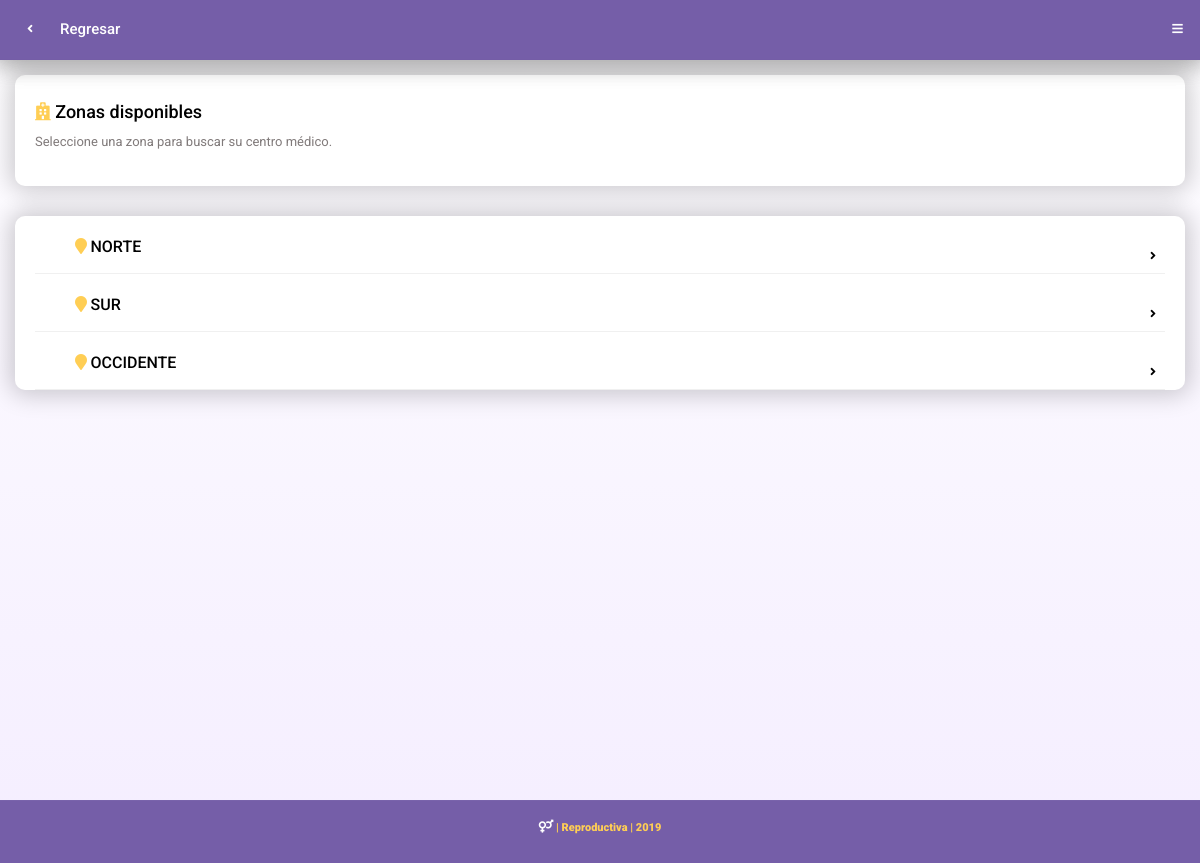
Screenshot of /zonas_list/ with the database file from the repository.
### reproductivaApp/models.py (models this page shows, shortened)
class ZonasCentroAyuda(models.Model):
      nombre_zona = models.TextField(max_length=150)

### reproductivaApp/views.py (the view)
# urls.py: url(r'^zonas_list/$', views.zonas_list, name="zonas_list"),
def zonas_list(request):
    zona_list = ZonasCentroAyuda.objects.all()
    return render(request,'zona_list.html',{'zonaList':zona_list})

### templates/zona_list.html
{% extends 'base.html' %}
{% block content %}
    <div class="header shadow-large header-light header-logo-app">
		<a href="/" class="header-title" style="color:white;">Regresar</a>
		<a href="#" class="back-button header-icon header-icon-1"><i class="fas fa-angle-left"></i></a>
		<a data-menu="menu-1" data-menu-type="menu-sidebar-left-push" href="#" class="header-icon header-icon-2"><i class="fas fa-bars"></i></a>
    </div>
 	<div class="page-content header-clear-large">
    	<div class="content-box bg-white shadow-large ">
			<h4 class="top-25">
				 <span class="fa fa-hospital color-yellow-light"></span>  Zonas disponibles
			</h4>
			<p>
			Seleccione una zona para buscar su centro médico.
			</p>
		</div>
<div class="bg-white shadow-large content-box">
            <ul class="link-list link-list-large bottom-0">
                {% for item in zonaList %}
                <li><a href="{% url 'zonas_detalle'  %}?id_zona={{ item.id }}"><span class="fa fa-map-marker color-yellow-light ">   </span>  <i class="fa fa-angle-right"></i><i ></i><span>{{ item.nombre_zona }}</span></a></li>
                    {% endfor %}
            </ul>
        </div>
    </div>
{% endblock %}

### rows the page displays
ZonasCentroAyuda: nombre_zona "NORTE"
ZonasCentroAyuda: nombre_zona "SUR"
ZonasCentroAyuda: nombre_zona "OCCIDENTE"
